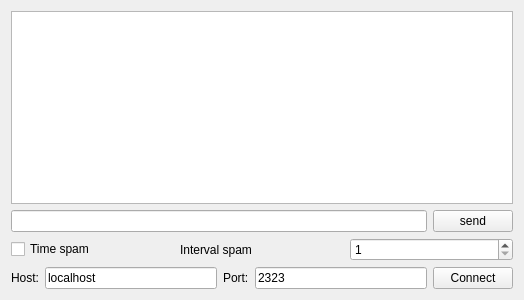
<?xml version="1.0" encoding="UTF-8"?>
<ui version="4.0">
 <class>MainWindow</class>
 <widget class="QMainWindow" name="MainWindow">
  <property name="geometry">
   <rect>
    <x>0</x>
    <y>0</y>
    <width>524</width>
    <height>300</height>
   </rect>
  </property>
  <property name="windowTitle">
   <string>MainWindow</string>
  </property>
  <widget class="QWidget" name="centralWidget">
   <layout class="QVBoxLayout" name="verticalLayout">
    <item>
     <widget class="QTextEdit" name="te_log"/>
    </item>
    <item>
     <layout class="QHBoxLayout" name="horizontalLayout">
      <item>
       <widget class="QLineEdit" name="le_text"/>
      </item>
      <item>
       <widget class="QPushButton" name="pb_send">
        <property name="text">
         <string>send</string>
        </property>
       </widget>
      </item>
     </layout>
    </item>
    <item>
     <layout class="QHBoxLayout" name="horizontalLayout_2">
      <item>
       <widget class="QCheckBox" name="cb_spam">
        <property name="text">
         <string>Time spam</string>
        </property>
       </widget>
      </item>
      <item>
       <widget class="QLabel" name="label_3">
        <property name="text">
         <string>Interval spam</string>
        </property>
       </widget>
      </item>
      <item>
       <widget class="QSpinBox" name="sb_interval">
        <property name="minimum">
         <number>1</number>
        </property>
        <property name="maximum">
         <number>10000</number>
        </property>
       </widget>
      </item>
     </layout>
    </item>
    <item>
     <layout class="QHBoxLayout" name="horizontalLayout_3">
      <item>
       <widget class="QLabel" name="label">
        <property name="text">
         <string>Host:</string>
        </property>
       </widget>
      </item>
      <item>
       <widget class="QLineEdit" name="le_host">
        <property name="text">
         <string>localhost</string>
        </property>
       </widget>
      </item>
      <item>
       <widget class="QLabel" name="label_2">
        <property name="text">
         <string>Port:</string>
        </property>
       </widget>
      </item>
      <item>
       <widget class="QLineEdit" name="le_port">
        <property name="text">
         <string>2323</string>
        </property>
       </widget>
      </item>
      <item>
       <widget class="QPushButton" name="pb_connect">
        <property name="text">
         <string>Connect</string>
        </property>
       </widget>
      </item>
     </layout>
    </item>
   </layout>
  </widget>
 </widget>
 <layoutdefault spacing="6" margin="11"/>
 <resources/>
 <connections/>
</ui>
